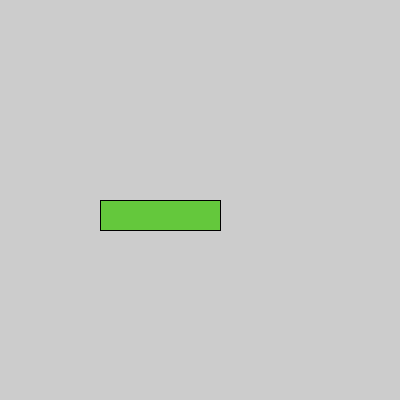
Frame 1 (no input)
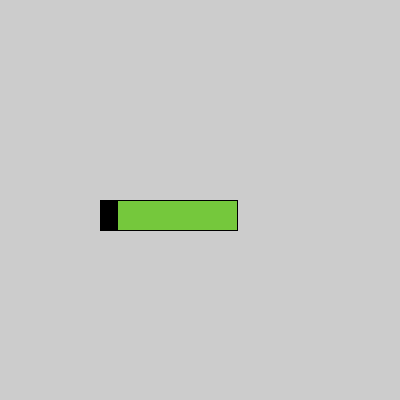
Frame 60 (the mouse pressed at the canvas centre just before this capture)
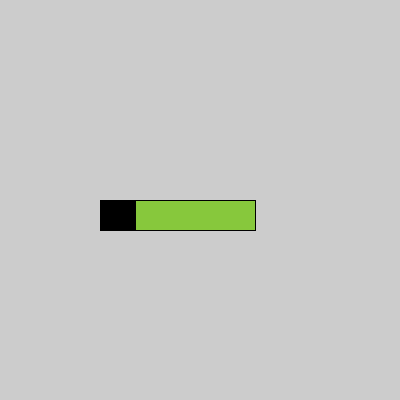
Frame 120 (the mouse held since frame 60 and released just before this capture)

The Processing sketch that drew these frames (run headless with seeded random() and noise(); from frame 60 on, the mouse is pressed at the canvas centre):

// Processing sketch: animacionVariable
// ── animacionVariable.pde
float tamano;
float posX;
float posY;
color miColor;
float tamCirculo;

void setup(){
  size(400,400);
  tamano = 60;
  posX = 100;
  posY = 200;
  miColor = color(255,255,0);
  tamCirculo = 150;
}

void draw(){
  tamCirculo ++; // es lo mismo que tamCirculo = tamCirculo +1;
  //ellipse(tamano,tamano,tamCirculo,tamCirculo);
  fill(posX, posY,tamano);
  rect(posX,posY,tamano*2,tamano/2);
  fill(miColor);
  posX = posX + 0.3; 
}
